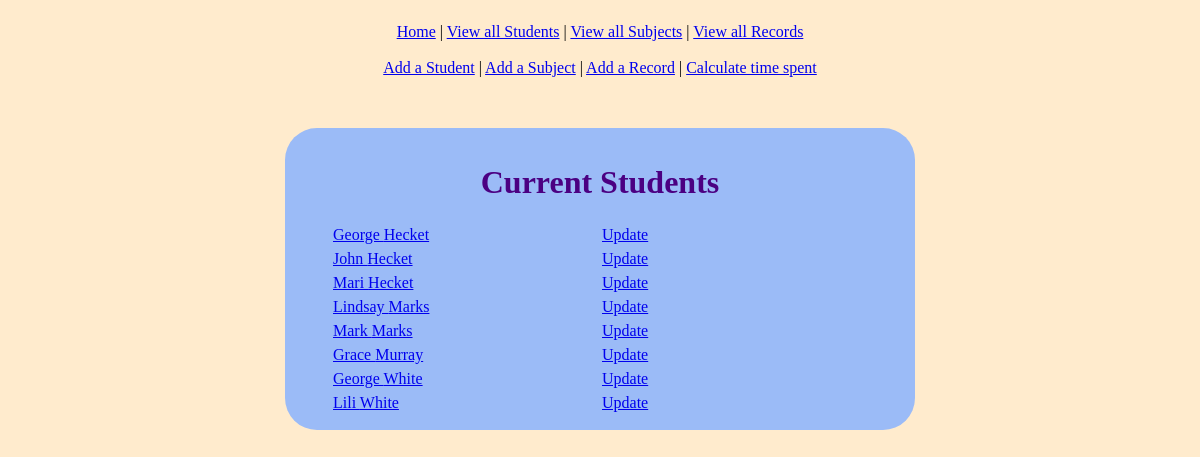
The page /students/ on the database its author committed.
### records/models.py (models this page shows, shortened)
class Student(models.Model):
    first_name = models.CharField(max_length=100)
    last_name = models.CharField(max_length=100)
    grade = models.IntegerField(blank=True, null=True)
    age = models.IntegerField(blank=True, null=True)
    class Meta:
        ordering = ['last_name', 'first_name']

### records/views.py (the view)
# urls.py: path('students/', record_views.students),
def students(request):
    students = Student.objects.all()
    return render(request, 'records/student_list.html', {'students':students})

### records/templates/records/student_list.html (shortened to what this page needs)
{% extends "records/head.html" %} {% load static %} {% block content%}
<div class="container">
<h1>Current Students</h1>
{% for student in students %}
<table class="center">
  <tr>
    <td class="third">
      <a href="/students/{{student.first_name}}">{{ student.first_name}} {{ student.last_name}}</a>
    </td>
    <td class="third">
      <a href="/students/{{student.id}}/">Update</a>
    </td>
  </tr>
</table>
  {% endfor %}
</div>
{% endblock %}

### records/templates/records/head.html (shortened to what this page needs)
<!DOCTYPE html>
<html>
    <head>
    </head>
    <body>
        <div class="nav-links">
            <a href="../">Home</a>
            | <a href="/students">View all Students</a>
            | <a href="/subjects">View all Subjects</a>
            | <a href="/records">View all Records</a><br><br>
            <a href="/add_student">Add a Student</a>
            | <a href="/add_subject">Add a Subject</a>
            | <a href="/add_record">Add a Record</a>
            | <a href="/record">Calculate time spent</a>
        </div>
        <div class="body-content">{% block content %}{% endblock content %}</div>
    </body>
</html>

### records/templates/records/head.html (style rules this page uses)
body { background-color: blanchedalmond; }
.container, .nav-links { width: 600px; border-radius: 2em; padding: 15px; margin-left: 50px; margin-right: 50px; margin: auto; }
.nav-links { text-align: center; }
.container { background-color:rgb(155, 187, 247); }
h1, h2, h3, li, h5, td { color:indigo; }
h1, h2, h3, h5 { text-align: center; }
.third { width: 33%; }
table { width: 90%; }
table.center { margin-left: auto; margin-right: auto; }

### rows shown on the page
Student: first_name "George", last_name "Hecket"
Student: first_name "John", last_name "Hecket"
Student: first_name "Mari", last_name "Hecket"
Student: first_name "Lindsay", last_name "Marks"
Student: first_name "Mark", last_name "Marks"
Student: first_name "Grace", last_name "Murray"
Student: first_name "George", last_name "White"
Student: first_name "Lili", last_name "White"
